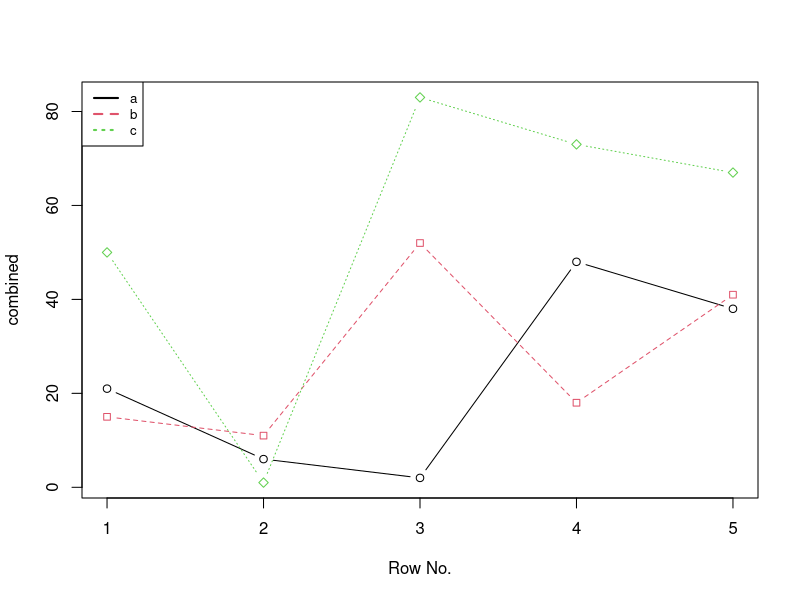

Reproduce this figure in R.
# Task 1 - Create 3 vectors a,b & c with 5 integers
a <- sample(0:100, 5)
b <- sample(0:100, 5)
c <- sample(0:100, 5)
print(a)
print(b)
print(c)
# Combine the vectors to become a 3x5 matrix where each column represents a vector
combined <- cbind(a, b, c)
print(combined)
# Plot a graph and label correctly
matplot(combined, type="b", pch=21:25, col=1:3, xlab="Row No.")
legend("topleft", colnames(combined), col=seq_len(combined), lty=seq_len(combined), cex=0.8, lwd=2)

        